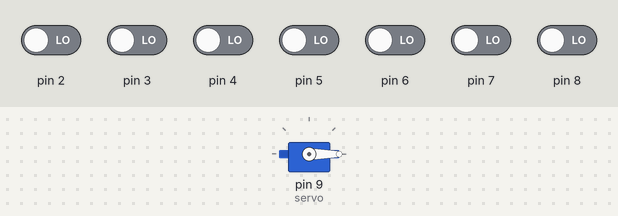
Simulated run of this sketch. Board: Arduino Uno, built with avr-gcc and run on an emulated ATmega328P. Parts: servo. The inputs (shaded band) are chosen by the test bench; at power-on: pin 2–8 LOW. What the sketch prints to the serial monitor is not drawn.

Above: at 1.2 s.
1.3 s: pin 2 driven HIGH
At 2.5 s:
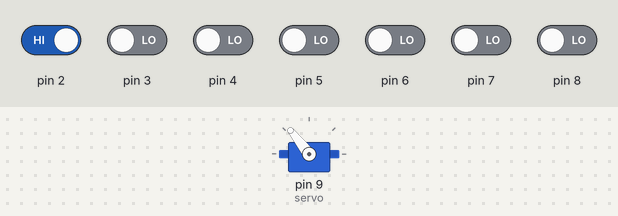
2.8 s: pin 3 driven HIGH
At 3.7 s:
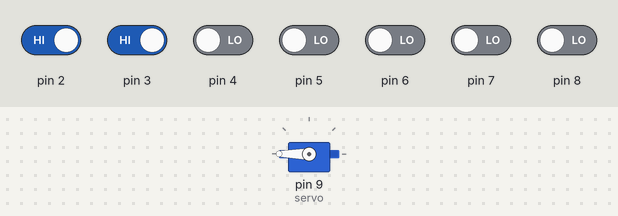
4.3 s: pin 2 driven LOW
At 4.8 s:
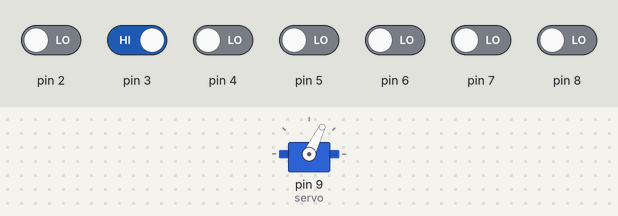
5.8 s: pin 4 driven HIGH
At 7.0 s:
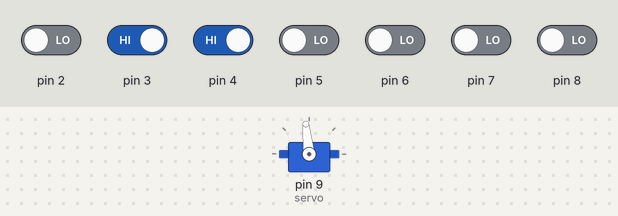
7.3 s: pin 5 driven HIGH
At 8.3 s:
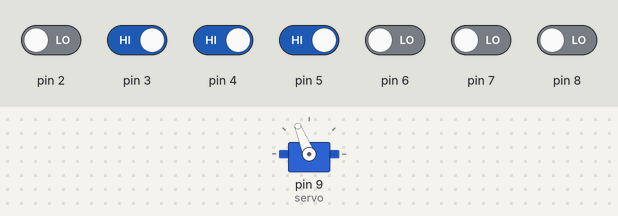
8.8 s: pin 3 driven LOW
At 9.4 s:
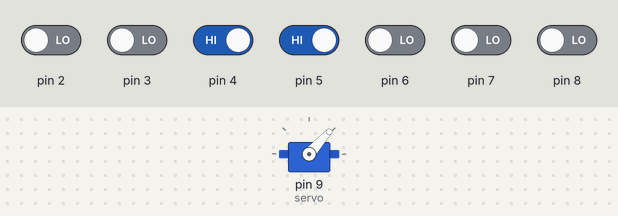
Timing chart, 0 to 11.3 s (numbered marks = the images above; inputs shaded):
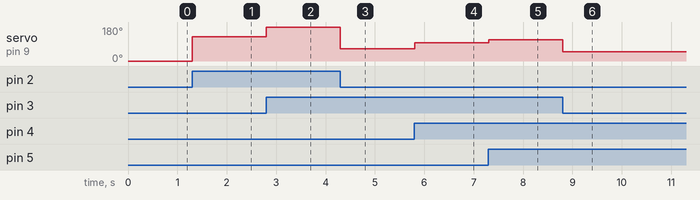

Measured:
- after the input at 1.3 s, servo on pin 9 (servo): 0° → 128° at once
- after the input at 2.8 s, servo on pin 9 (servo): 128° → 180° at once
- after the input at 4.3 s, servo on pin 9 (servo): 180° → 64° at once
- after the input at 5.8 s, servo on pin 9 (servo): 64° → 96° at once
- after the input at 7.3 s, servo on pin 9 (servo): 96° → 112° at once
- after the input at 8.8 s, servo on pin 9 (servo): 112° → 48° at once

The sketch:

parallel_servo.ino
```cpp
#include <Servo.h>

Servo servo;

void setup() {

  pinMode(2, INPUT);
  pinMode(3, INPUT);
  pinMode(4, INPUT);
  pinMode(5, INPUT);
  pinMode(6, INPUT);
  pinMode(7, INPUT);
  pinMode(8, INPUT);

  servo.attach(9);

  Serial.begin(19200);
}

void loop() {

  // Read a byte
  uint8_t in = (digitalRead(2) << 6) +
     (digitalRead(3) << 5) +
     (digitalRead(4) << 4) +
     (digitalRead(5) << 3) +
     (digitalRead(6) << 2) +
     (digitalRead(7) << 1) +
     (digitalRead(8)     );

  Serial.print(in, DEC);
  Serial.print("\n");

  servo.write(in << 1);

  delay(1);
}
```
